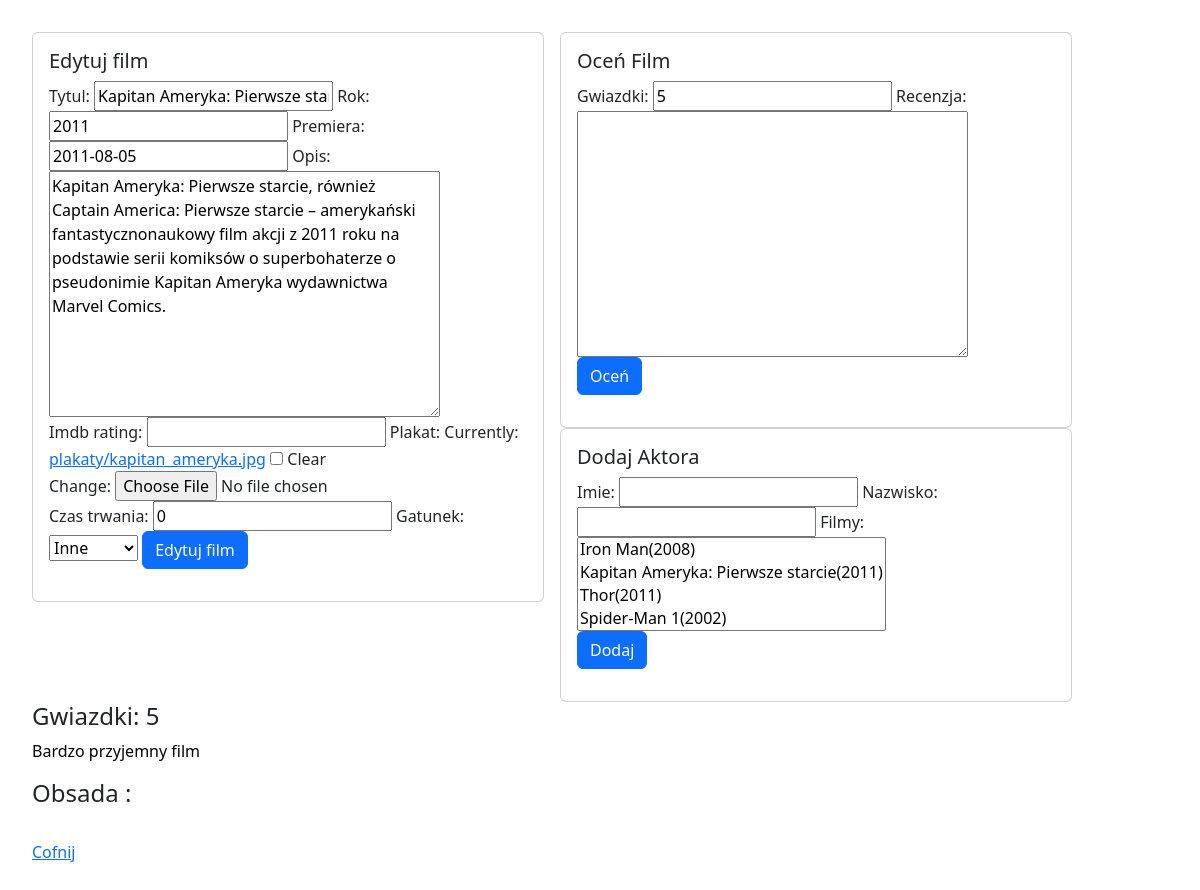
Page /filmy/edytuj/2 (signed in) on the earlier database version.
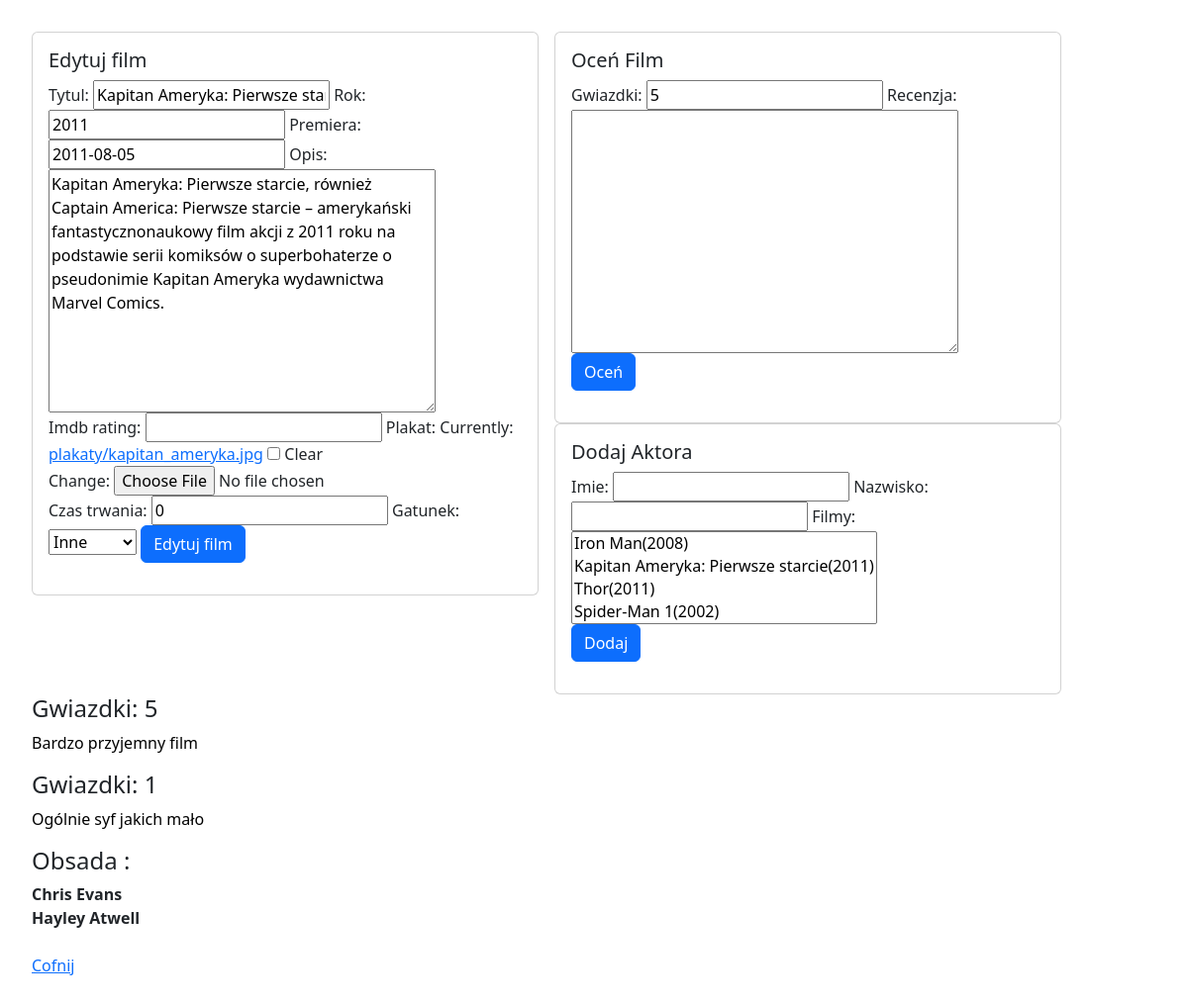
Same page on the later database version.
### filmyweb/models.py (models this page shows, shortened)
class Film(models.Model):
    tytul= models.CharField(max_length=60,  blank= False ,unique=True)
    rok = models.PositiveSmallIntegerField(default=2000)
    opis = models.TextField(default="")
    premiera = models.DateField(null=True, blank=True)
    imdb_rating=models.DecimalField(max_digits= 4, decimal_places= 2, null=True, blank=True)
    plakat = models.ImageField(upload_to="plakaty", null=True, blank= True)
    dodatkowe = models.OneToOneField(DodatkoweInfo, on_delete=models.CASCADE,null=True, blank= True)
    def __str__(self):
        return self.tytul + '(' + str(self.rok) + ')'

class Ocena(models.Model):
    recenzja = models.TextField(default="", blank=True)
    gwiazdki = models.PositiveSmallIntegerField(default=5)
    film = models.ForeignKey(Film, on_delete=models.CASCADE)

class Aktor(models.Model):
    imie =  models.CharField(max_length=32)
    nazwisko = models.CharField(max_length=32)
    filmy = models.ManyToManyField(Film, related_name="aktorzy")

### filmyweb/views.py (the view)
# urls.py: path('edytuj/<int:id>',edytuj_film , name="edytuj_film"),
@login_required
def edytuj_film(request,id):
    film = get_object_or_404(Film,pk=id)
    oceny = Ocena.objects.filter(film=film)
    aktorzy = film.aktorzy.all()
    try:
        dodatkowe = DodatkoweInfo.objects.get(film=film.id)
    except DodatkoweInfo.DoesNotExist:
        dodatkowe = None
    form_film = FilmForm(request.POST or None, request.FILES or None, instance=film)
    form_dodatkowe = DodatkoweInfoForm(request.POST or None, instance=dodatkowe)
    form_ocena = OcenaForm(request.POST or None)
    form_aktor = AktorForm(request.POST or None)
    if request.method =='POST':
        if 'gwiazdki' in request.POST:
            ocena = form_ocena.save(commit=False)
            ocena.film = film
            ocena.save()
    if request.method =='POST':
        if 'filmy' in request.POST:
            if form_aktor.is_valid():
                aktor = form_aktor.save()
    if all((form_film.is_valid(), form_dodatkowe.is_valid())):
        film = form_film.save(commit=False)
        dodatkowe = form_dodatkowe.save()
        film.dodatkowe = dodatkowe
        film.save()
        return redirect(wszystkie_filmy)
    return render(request,'nowy_film.html',{'form':form_film, 'form_dodatkowe':form_dodatkowe,'oceny': oceny,'form_ocena':form_ocena,'aktorzy':aktorzy,'form_aktor': form_aktor,'nowy':False})

### filmyweb/forms.py
class FilmForm(ModelForm):
    class Meta:
        model = Film
        fields = ['tytul','rok','premiera','opis','imdb_rating','plakat']

class DodatkoweInfoForm(ModelForm):
    class Meta:
        model = DodatkoweInfo
        fields = ['czas_trwania','gatunek']

### templates/nowy_film.html (shortened to what this page needs)
{%extends 'glowny.html'%}
{% load bootstrap %}
{% block strona %}
    <div class="card" style="width: 32rem; float: left; margin-right: 1rem;">
        <div class="card-body">
            {%if nowy%}
                <h5 class="card-title">Dodaj film </h5>
                {% else %}
                    <h5 class="card-title">Edytuj film </h5>
                {% endif %}
            <form method="post" enctype="multipart/form-data">
        {{form | bootstrap}}
        {{form_dodatkowe | bootstrap}}
                {%if nowy%}
                <br><button type="submit"class="btn btn-primary">Nowy film</button>
                {% else %}
                    <button type="submit"class="btn btn-primary">Edytuj film</button>
                {% endif %}
    </form>
        </div>
    </div>
    <div class="card" style="width: 32rem; float: left; margin-right: 1rem;">
        <div class="card-body">
            <h5 class="card-title">Oceń Film</h5>
            <form method="post" enctype="multipart/form-data">
                {{form_ocena | bootstrap}}
                <br><button type="submit"class="btn btn-primary">Oceń</button>
            </form>
        </div>
    </div>
    <div class="card" style="width: 32rem; float: left; margin-right: 1rem;">
        <div class="card-body">
            <h5 class="card-title">Dodaj Aktora</h5>
            <form method="post" enctype="multipart/form-data">
                {{form_aktor | bootstrap}}
                <br><button type="submit"class="btn btn-primary">Dodaj</button>
            </form>
        </div>
    </div>
    {%for ocena in oceny%}
        <h4>Gwiazdki: {{ocena.gwiazdki}}</h4>
        <p>{{ocena.recenzja}}</p>
    {%endfor%}
    <h4>Obsada :</h4>
    {%for aktor in aktorzy%}
        <b>{{aktor.imie}} {{aktor.nazwisko}}</br></b>
    {%endfor%}
    <a href="{% url 'wszystkie_filmy' %} ">Cofnij</a>
{% endblock %}

### templates/glowny.html (shortened to what this page needs)
{% load static %}
<html lang="en">
<head>
    <link rel="stylesheet" href="https://cdn.jsdelivr.net/npm/bootstrap@5.2.3/dist/css/bootstrap.min.css">
    <link rel="stylesheet" href="{% static 'moj.css' %}">
</head>
<body>
    {% block strona %} {% endblock %}
</body>
</html>

### moje_static/moj.css (style rules this page uses)
body { padding: 2rem; }
p { color:black; }
.card { width=36rem; }

Differences in the rows shown:
added Ocena: gwiazdki "1", recenzja "Ogólnie syf jakich mało"
added Aktor: imie "Chris", nazwisko "Evans"
added Aktor: imie "Hayley", nazwisko "Atwell"
